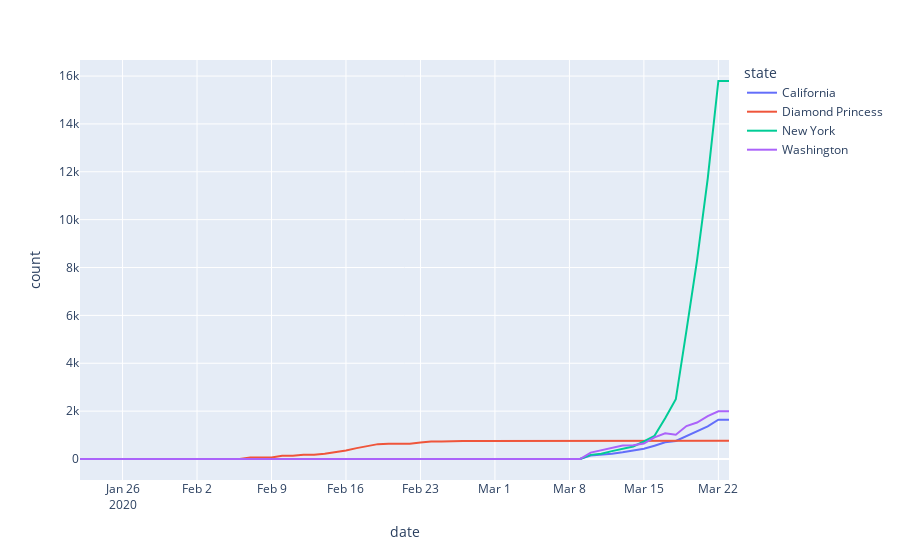

The code cell stored with this chart in its notebook:
### Code cell
#Plot US state time series
unique_states=sorted(list(set((US_state_df['state']))))
def plot_state_time_series():
    st.write('Select multiple states to compare')
    selected_states=st.multiselect('State', unique_states, default=['Diamond Princess','New York', 'California', 'Washington'])
    df=US_state_df.loc[US_state_df['state'].isin(selected_states)]
    multi_plot = st.checkbox('Plot states on one graph', key='multi_state', value=True)
    indiv_plot = st.checkbox('Plot states on separate graphs', key='indiv_state')
    state_names='; '.join(selected_states)
    if indiv_plot:
        st.write(f'Number of COVID-19 {dataset_type} cases over time: {state_names}')
        fig = px.line(df, x="date", y="count", color="state", facet_col="state", facet_col_wrap=3)
        #fig.layout.yaxis3.update(matches=None)
        return fig
    elif multi_plot:
        st.write(f'Number of COVID-19 {dataset_type} cases over time: {state_names}')
        fig = px.line(df, x="date", y="count", color="state")
        #fig.layout.yaxis.update(matches=None)
        return fig
       
#st.plotly_chart(plot_state_time_series()) #uncomment for streamlit
plot_state_time_series()
